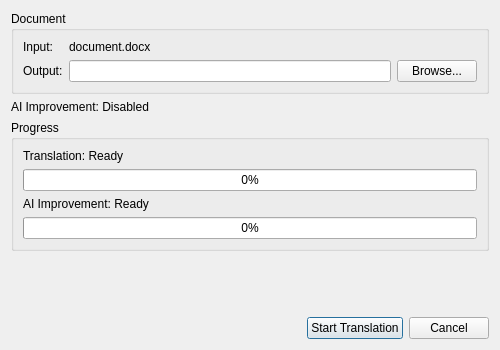
<?xml version="1.0" encoding="UTF-8"?>
<ui version="4.0">
 <class>DocumentTranslationDialog</class>
 <widget class="QDialog" name="DocumentTranslationDialog">
  <property name="geometry">
   <rect>
    <x>0</x>
    <y>0</y>
    <width>500</width>
    <height>350</height>
   </rect>
  </property>
  <property name="windowTitle">
   <string>Translate Document</string>
  </property>
  <layout class="QVBoxLayout" name="verticalLayout">
   <item>
    <widget class="QGroupBox" name="fileGroup">
     <property name="title">
      <string>Document</string>
     </property>
     <layout class="QFormLayout" name="formLayout">
      <item row="0" column="0">
       <widget class="QLabel" name="inputLabel">
        <property name="text">
         <string>Input:</string>
        </property>
       </widget>
      </item>
      <item row="0" column="1">
       <widget class="QLabel" name="inputFileLabel">
        <property name="text">
         <string>document.docx</string>
        </property>
        <property name="wordWrap">
         <bool>true</bool>
        </property>
       </widget>
      </item>
      <item row="1" column="0">
       <widget class="QLabel" name="outputLabel">
        <property name="text">
         <string>Output:</string>
        </property>
       </widget>
      </item>
      <item row="1" column="1">
       <layout class="QHBoxLayout" name="outputLayout">
        <item>
         <widget class="QLineEdit" name="outputFileEdit"/>
        </item>
        <item>
         <widget class="QPushButton" name="browseButton">
          <property name="text">
           <string>Browse...</string>
          </property>
         </widget>
        </item>
       </layout>
      </item>
     </layout>
    </widget>
   </item>
   <item>
    <widget class="QLabel" name="aiStatusLabel">
     <property name="text">
      <string>AI Improvement: Disabled</string>
     </property>
    </widget>
   </item>
   <item>
    <widget class="QGroupBox" name="progressGroup">
     <property name="title">
      <string>Progress</string>
     </property>
     <layout class="QVBoxLayout" name="progressLayout">
      <item>
       <widget class="QLabel" name="translationProgressLabel">
        <property name="text">
         <string>Translation: Ready</string>
        </property>
       </widget>
      </item>
      <item>
       <widget class="QProgressBar" name="translationProgress">
        <property name="value">
         <number>0</number>
        </property>
       </widget>
      </item>
      <item>
       <widget class="QLabel" name="llmProgressLabel">
        <property name="text">
         <string>AI Improvement: Ready</string>
        </property>
       </widget>
      </item>
      <item>
       <widget class="QProgressBar" name="llmProgress">
        <property name="value">
         <number>0</number>
        </property>
       </widget>
      </item>
     </layout>
    </widget>
   </item>
   <item>
    <widget class="QLabel" name="statusLabel">
     <property name="text">
      <string/>
     </property>
     <property name="wordWrap">
      <bool>true</bool>
     </property>
    </widget>
   </item>
   <item>
    <spacer name="verticalSpacer">
     <property name="orientation">
      <enum>Qt::Vertical</enum>
     </property>
     <property name="sizeHint" stdset="0">
      <size>
       <width>20</width>
       <height>40</height>
      </size>
     </property>
    </spacer>
   </item>
   <item>
    <layout class="QHBoxLayout" name="buttonLayout">
     <item>
      <spacer name="horizontalSpacer">
       <property name="orientation">
        <enum>Qt::Horizontal</enum>
       </property>
       <property name="sizeHint" stdset="0">
        <size>
         <width>40</width>
         <height>20</height>
        </size>
       </property>
      </spacer>
     </item>
     <item>
      <widget class="QPushButton" name="startButton">
       <property name="text">
        <string>Start Translation</string>
       </property>
       <property name="default">
        <bool>true</bool>
       </property>
      </widget>
     </item>
     <item>
      <widget class="QPushButton" name="cancelButton">
       <property name="text">
        <string>Cancel</string>
       </property>
      </widget>
     </item>
    </layout>
   </item>
  </layout>
 </widget>
 <resources/>
 <connections/>
</ui>
